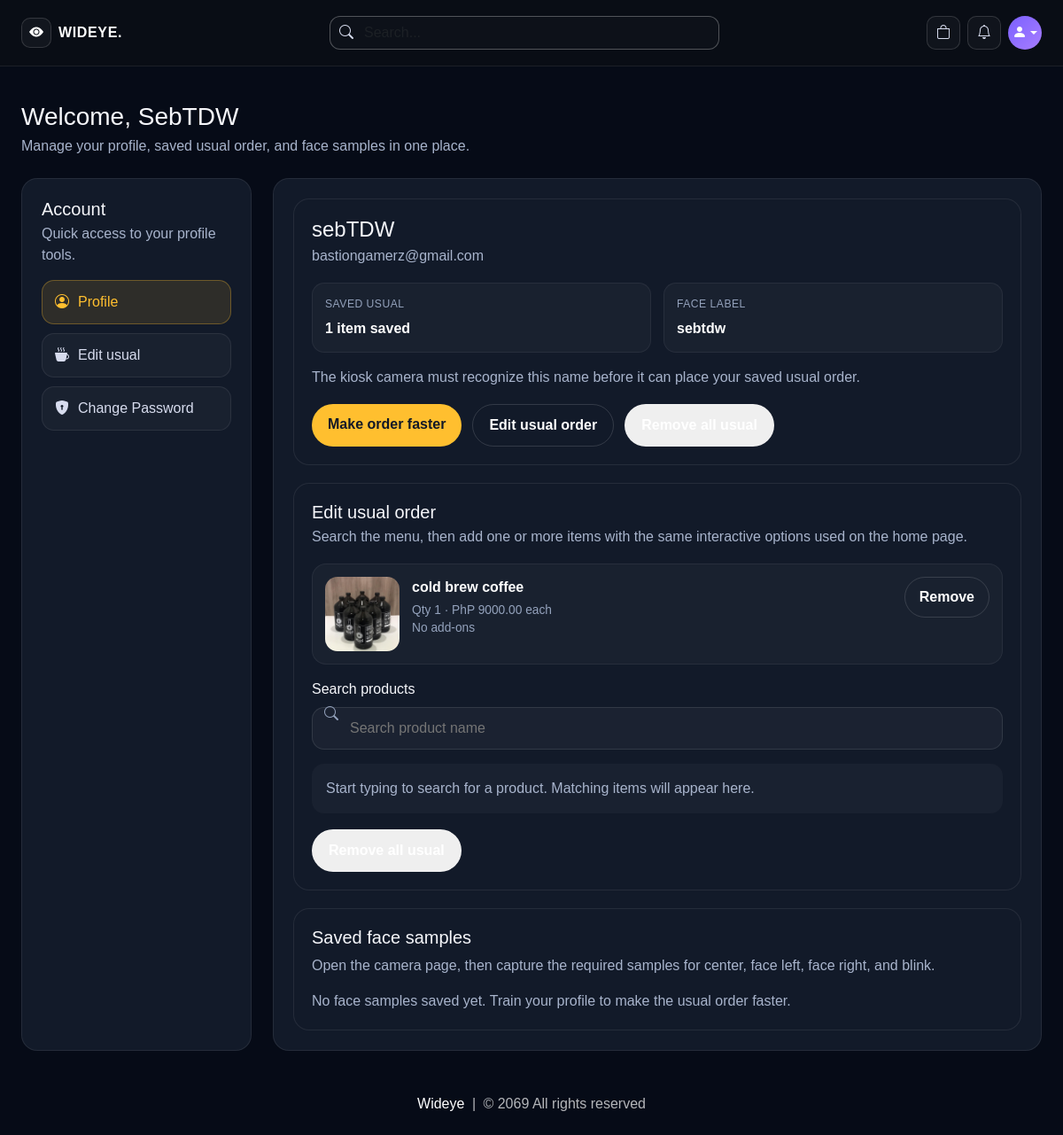
The app's page /profile/1 (signed in), older data.
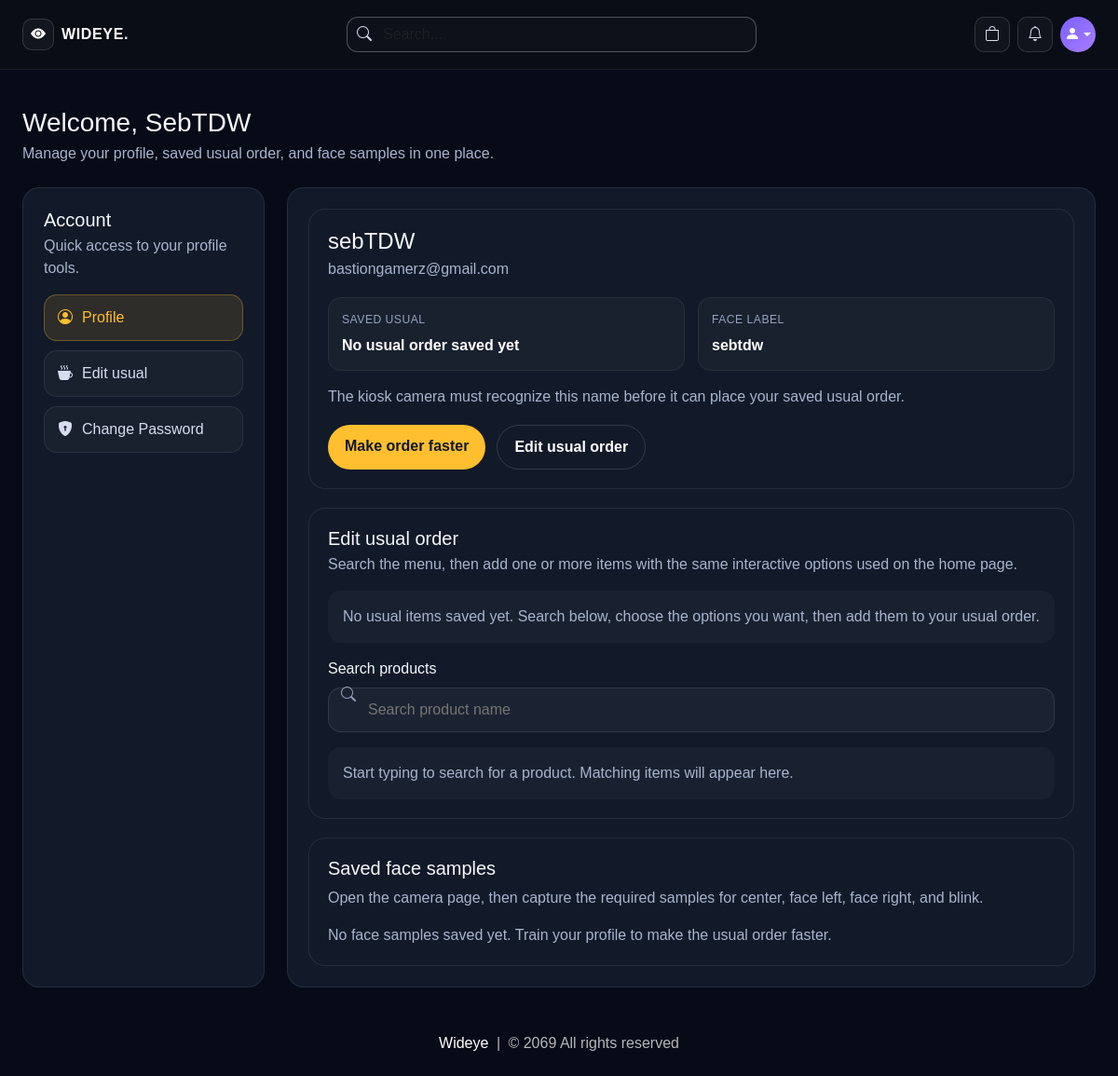
The same page, newer data.
### website/models.py (models this page shows, shortened)
class Customer(db.Model, UserMixin):
    id = db.Column(db.Integer, primary_key=True)
    email = db.Column(db.String(100), unique=True)
    username = db.Column(db.String(100))
    password_hash = db.Column(db.String(150))
    is_admin = db.Column(db.Boolean, default=False, nullable=False)
    face_profile_name = db.Column(db.String(100))
    usual_product_id = db.Column(db.Integer, db.ForeignKey('product.id'), nullable=True)
    date_joined = db.Column(db.DateTime(), default=datetime.utcnow)
    cart_items = db.relationship('Cart', backref=db.backref('customer', lazy=True))
    orders = db.relationship('Order', backref=db.backref('customer', lazy=True))
    usual_product = db.relationship('Product', foreign_keys=[usual_product_id])
    usual_items = db.relationship(
        'UsualOrderItem',
        backref=db.backref('customer', lazy=True),
        cascade='all, delete-orphan',
        order_by='UsualOrderItem.id'
    )
    @property
    def password(self):
        raise AttributeError('Password is not a readable Attribute')

class UsualOrderItem(db.Model):
    id = db.Column(db.Integer, primary_key=True)
    quantity = db.Column(db.Integer, nullable=False, default=1)
    size = db.Column(db.String(100), nullable=False, default='')
    sugar = db.Column(db.String(100), nullable=False, default='')
    milk = db.Column(db.String(100), nullable=False, default='')
    shot = db.Column(db.String(100), nullable=False, default='')
    customer_link = db.Column(db.Integer, db.ForeignKey('customer.id'), nullable=False)
    product_link = db.Column(db.Integer, db.ForeignKey('product.id'), nullable=False)

class Product(db.Model):
    id = db.Column(db.Integer, primary_key=True)
    product_name = db.Column(db.String(100), nullable=False)
    current_price = db.Column(db.Float, nullable=False)
    previous_price = db.Column(db.Float, nullable=False)
    in_stock = db.Column(db.Integer, nullable=False)
    size = db.Column(db.String(500), nullable=False, default='')
    sugar = db.Column(db.String(500), nullable=False, default='')
    milk = db.Column(db.String(500), nullable=False, default='')
    shot = db.Column(db.String(500), nullable=False, default='')
    product_picture = db.Column(db.Text, nullable=False)
    flash_sale = db.Column(db.Boolean, default=False)
    date_added = db.Column(db.DateTime, default=datetime.utcnow)
    carts = db.relationship('Cart', backref=db.backref('product', lazy=True))
    orders = db.relationship('Order', backref=db.backref('product', lazy=True))
    usual_items = db.relationship('UsualOrderItem', backref=db.backref('product', lazy=True))

### website/auth.py (the view, shortened to what this page needs)
@auth.route('/profile/<int:customer_id>', methods=['GET', 'POST'])
@login_required
def profile(customer_id):
    if current_user.id != customer_id:
        flash('You can only edit your own profile.')
        return redirect(url_for('auth.profile', customer_id=current_user.id))
    customer = Customer.query.get_or_404(customer_id)
    if not customer.face_profile_name:
        customer.face_profile_name = normalize_face_profile_name(customer.username)
        db.session.commit()
    form = UsualOrderForm()
    products = Product.query.order_by(Product.product_name.asc()).all()
    face_images = list_saved_face_images(customer.face_profile_name)
    invalid_usual_items = [item for item in customer.usual_items if item.product is None]
    if invalid_usual_items:
        for usual_item in invalid_usual_items:
            db.session.delete(usual_item)
        db.session.flush()
        sync_primary_usual_product(customer)
        db.session.commit()
    saved_usual_items = [item for item in customer.usual_items if item.product is not None]
    return render_template(
        'profile.html',
        customer=customer,
        form=form,
        face_images=face_images,
        products=products,
        saved_usual_items=saved_usual_items,
        get_product_image=get_product_image,
        parse_options=parse_options,
        format_option_summary=format_option_summary,
    )

### website/templates/profile.html (shortened to what this page needs)
{% extends 'base.html' %}
{% block body %}
<div class="wideye-shell py-4">
    <div class="mb-4">
        <h1 class="h3 mb-1">Welcome, <span class="text-capitalize">{{ customer.username }}</span></h1>
        <p class="wideye-profile-copy mb-0">Manage your profile, saved usual order, and face samples in one place.</p>
    </div>
    <div class="wideye-profile-layout">
        <aside class="wideye-profile-side">
            <h2 class="h5 mb-1">Account</h2>
            <p class="wideye-profile-copy mb-0">Quick access to your profile tools.</p>
            <div class="wideye-profile-nav">
                <a href="#profileSummary" class="wideye-profile-nav-link active">
                    <i class="bi bi-person-circle"></i>
                    <span>Profile</span>
                </a>
                <a href="#usualOrderEditor" class="wideye-profile-nav-link">
                    <i class="bi bi-cup-hot-fill"></i>
                    <span>Edit usual</span>
                </a>
                <a href="/change-password/{{ customer.id }}" class="wideye-profile-nav-link">
                    <i class="bi bi-shield-lock-fill"></i>
                    <span>Change Password</span>
                </a>
            </div>
        </aside>
        <section class="wideye-profile-main">
            <div id="profileSummary" class="wideye-profile-card">
                <h2 class="h4 mb-1">{{ customer.username }}</h2>
                <p class="wideye-profile-copy mb-0">{{ customer.email }}</p>
                <div class="wideye-profile-meta">
                    <div class="wideye-profile-meta-item">
                        <span class="wideye-profile-meta-label">Saved usual</span>
                        <span class="wideye-profile-meta-value">
                            {% if saved_usual_items %}
                            {{ saved_usual_items | length }} item{% if saved_usual_items|length != 1 %}s{% endif %} saved
                            {% else %}
                            No usual order saved yet
                            {% endif %}
                        </span>
                    </div>
                    <div class="wideye-profile-meta-item">
                        <span class="wideye-profile-meta-label">Face label</span>
                        <span class="wideye-profile-meta-value">{{ customer.face_profile_name or customer.username }}</span>
                    </div>
                </div>
                <p class="wideye-profile-copy mt-3 mb-0">
                    The kiosk camera must recognize this name before it can place your saved usual order.
                </p>
                <div class="wideye-profile-actions">
                    <a class="wideye-profile-action wideye-profile-primary" href="{{ url_for('auth.train_usual_face', customer_id=customer.id) }}">Make order faster</a>
                    <a class="wideye-profile-action wideye-profile-secondary" href="#usualOrderEditor">Edit usual order</a>
                    {% if saved_usual_items %}
                    <form method="POST" class="d-inline">
                        <button type="submit" name="remove_usual" value="1" class="wideye-profile-action wideye-profile-secondary">Remove all usual</button>
                    </form>
                    {% endif %}
                </div>
            </div>
            <div id="usualOrderEditor" class="wideye-profile-card">
                <div class="wideye-usual-head">
                    <div>
                        <h3 class="h5 mb-1">Edit usual order</h3>
                        <p class="wideye-profile-copy mb-0">Search the menu, then add one or more items with the same interactive options used on the home page.</p>
                    </div>
                </div>
                {% if saved_usual_items %}
                <div class="wideye-usual-saved-list">
                    {% for usual_item in saved_usual_items %}
                    <div class="wideye-usual-saved-item">
                        <img
                            class="wideye-usual-saved-thumb"
                            src="{{ get_product_image(usual_item.product, usual_item.size) }}"
                            alt="{{ usual_item.product.product_name }}"
                        >
                        <div class="wideye-usual-saved-body">
                            <div class="wideye-usual-saved-name">{{ usual_item.product.product_name }}</div>
                            <p class="wideye-usual-saved-meta">Qty {{ usual_item.quantity }} · PhP {{ '%.2f'|format(usual_item.product.current_price) }} each</p>
                            <p class="wideye-usual-saved-meta">{{ format_option_summary(usual_item) }}</p>
                        </div>
                        <div class="wideye-usual-saved-actions">
                            <form method="POST">
                                <button type="submit" class="wideye-usual-remove-button">Remove</button>
                            </form>
                        </div>
                    </div>
                    {% endfor %}
                </div>
                {% else %}
                <div class="wideye-usual-hint">
                    No usual items saved yet. Search below, choose the options you want, then add them to your usual order.
                </div>
                {% endif %}
                {% if products %}
                <div class="wideye-usual-search-wrap">
                    <label class="form-label" for="usualProductSearch">Search products</label>
                    <i class="bi bi-search"></i>
                    <input id="usualProductSearch" class="wideye-usual-search" type="search" placeholder="Search product name">
                </div>
                <div id="usualProductHint" class="wideye-usual-hint">
                    Start typing to search for a product. Matching items will appear here.
                </div>
                {% if saved_usual_items %}
                <div class="wideye-profile-actions">
                    <form method="POST">
                        <button type="submit" name="remove_usual" value="1" class="wideye-profile-action wideye-profile-secondary">Remove all usual</button>
                    </form>
                </div>
                {% endif %}
                {% else %}
                <p class="wideye-profile-copy mb-0">No products are available to save as a usual order yet.</p>
                {% endif %}
            </div>
            <div class="wideye-face-card">
                <h3 class="h5">Saved face samples</h3>
                <p class="wideye-profile-copy">
                    Open the camera page, then capture the required samples for center, face left, face right, and blink.
                </p>
                {% if face_images %}
                <div class="wideye-face-grid">
                    {% for image_name in face_images %}
                    <div class="wideye-face-sample">
                        <img src="{{ url_for('auth.profile_face_image', customer_id=customer.id, filename=image_name) }}" alt="Saved face sample {{ loop.index }}">
                        <span class="wideye-face-caption">{{ image_name.rsplit('.', 1)[0].replace('_', ' ') }}</span>
                    </div>
                    {% endfor %}
                </div>
                {% else %}
                <p class="mb-0 wideye-profile-copy">No face samples saved yet. Train your profile to make the usual order faster.</p>
                {% endif %}
            </div>
        </section>
    </div>
</div>
{% endblock %}

### website/templates/base.html (shortened to what this page needs)
<!DOCTYPE html>
<html lang="en">
<head>
    <link rel="stylesheet" href="https://cdnjs.cloudflare.com/ajax/libs/bootstrap-icons/1.10.5/font/bootstrap-icons.min.css">
    <link rel="stylesheet" href="{{ url_for('static', filename='css/all.min.css') }}">
    <link rel="stylesheet" href="{{ url_for('static', filename='css/bootstrap.min.css') }}">
    <link rel="stylesheet" href="{{ url_for('static', filename='css/style.css') }}">
</head>
<body>
    {% set cart_items = cart | default([], true) | list %}
    <nav class="wideye-navbar">
        <div class="wideye-shell">
            <div class="d-flex flex-wrap align-items-center justify-content-between gap-3">
                <a class="d-flex align-items-center gap-2" href="/">
                    <span class="wideye-brand-mark">
                        <i class="bi bi-eye-fill"></i>
                    </span>
                    <span class="wideye-brand-text">WIDEYE.</span>
                </a>
                <form class="wideye-search-form" role="search" action="/search" method="POST">
                    <div class="wideye-search-wrap d-flex align-items-center">
                        <i class="bi bi-search"></i>
                        <input class="form-control wideye-search-input" name="search" type="search" placeholder="Search..." aria-label="Search">
                    </div>
                </form>
                <div class="d-flex align-items-center gap-2">
                    <a class="wideye-icon-button wideye-nav-icon" href="/cart" aria-label="Cart">
                        <span class="position-relative d-inline-flex">
                            <i class="bi bi-bag"></i>
                        </span>
                    </a>
                    <a class="wideye-icon-button wideye-nav-icon" href="/orders" aria-label="Orders">
                        <i class="bi bi-bell"></i>
                    </a>
                    {% if current_user.is_authenticated %}
                    <div class="dropdown">
                        <a class="wideye-avatar dropdown-toggle" href="#" role="button" id="profileDropdown" data-bs-toggle="dropdown" aria-expanded="false">
                            <i class="bi bi-person-fill"></i>
                        </a>
                    </div>
                    {% else %}
                    <a class="wideye-avatar" href="/login" aria-label="Login">
                        <i class="bi bi-person-fill"></i>
                    </a>
                    {% endif %}
                </div>
            </div>
        </div>
    </nav>
    <div class="wideye-shell pt-3">
    </div>
    {% block body %}
    {% endblock %}
    <footer class="wideye-footer">
        <div class="wideye-shell text-center">
            <a href="/">Wideye</a> <span class="mx-1">|</span> <span>&copy; 2069 All rights reserved</span>
        </div>
    </footer>
</body>
</html>

Row changes from the older to the newer data that the page shows:
removed UsualOrderItem: size.product_picture (picture), product.product_name "cold brew coffee", quantity "1", size+sugar+milk "No add-ons"
no longer on this page (row edited): Product: product.current_price "9000.00"
Text that changed along with them:
{{ saved_usual_items | length }}: "1" → (not shown)
text no longer shown: "item saved"
text now shown: "No usual order saved yet No usual items saved yet. Search below, choose the options you want, then add them to your usual order."
